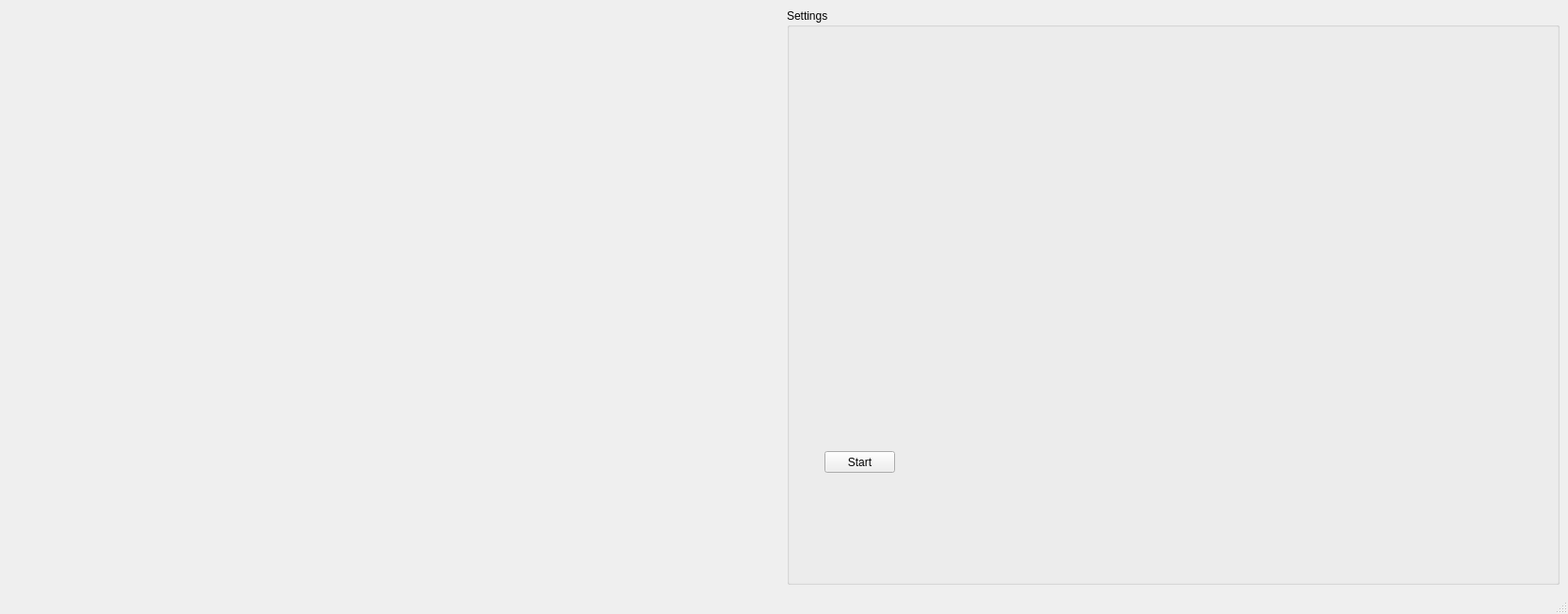
<?xml version="1.0" encoding="UTF-8"?>
<ui version="4.0">
 <class>MainWindow</class>
 <widget class="QMainWindow" name="MainWindow">
  <property name="geometry">
   <rect>
    <x>0</x>
    <y>0</y>
    <width>1666</width>
    <height>652</height>
   </rect>
  </property>
  <property name="windowTitle">
   <string>MainWindow</string>
  </property>
  <widget class="QWidget" name="centralwidget">
   <layout class="QHBoxLayout" name="horizontalLayout">
    <item>
     <widget class="QWidget" name="gridWidget" native="true">
      <layout class="QGridLayout" name="gridLayout"/>
     </widget>
    </item>
    <item>
     <widget class="QGroupBox" name="groupBox">
      <property name="minimumSize">
       <size>
        <width>300</width>
        <height>0</height>
       </size>
      </property>
      <property name="title">
       <string>Settings</string>
      </property>
      <widget class="QPushButton" name="startBtn">
       <property name="geometry">
        <rect>
         <x>40</x>
         <y>470</y>
         <width>75</width>
         <height>23</height>
        </rect>
       </property>
       <property name="text">
        <string>Start</string>
       </property>
      </widget>
     </widget>
    </item>
   </layout>
  </widget>
  <widget class="QMenuBar" name="menubar">
   <property name="geometry">
    <rect>
     <x>0</x>
     <y>0</y>
     <width>1666</width>
     <height>21</height>
    </rect>
   </property>
  </widget>
  <widget class="QStatusBar" name="statusbar"/>
 </widget>
 <resources/>
 <connections/>
</ui>
